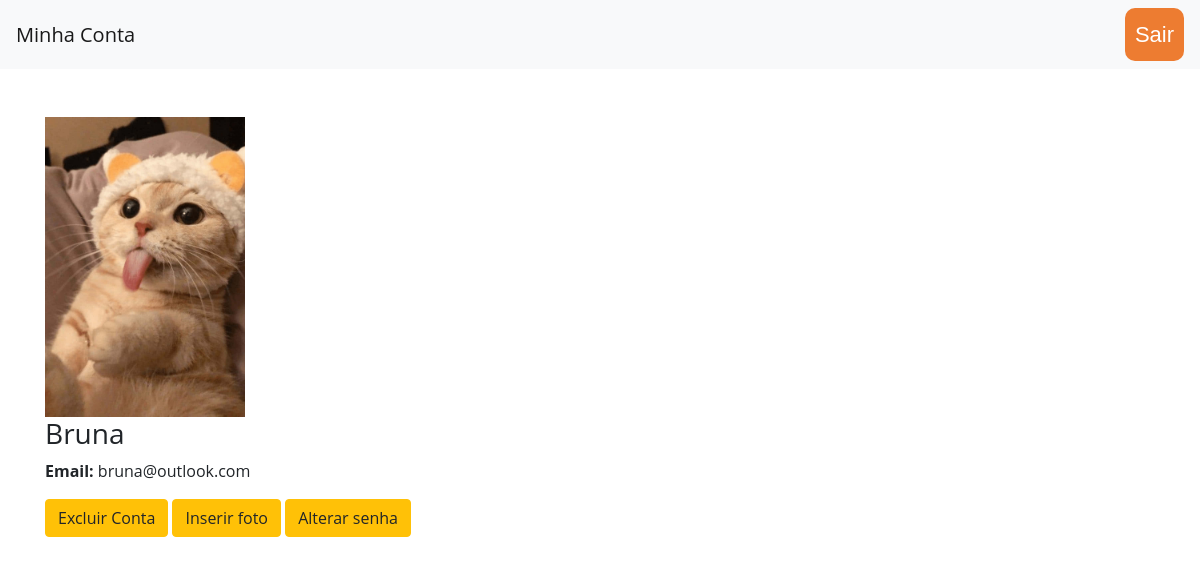
Screenshot of /dashboard/ (signed in) with the database file from the repository.
### app/models.py (models this page shows, shortened)
class Usuario(models.Model):
    nome = models.CharField(max_length = 255)
    email = models.EmailField(unique = True)
    senha = models.CharField(max_length = 100)
    foto = models.ImageField(upload_to='usuarios/')

### app/views.py (the view)
# urls.py: path('dashboard/', views.dashboard, name='dashboard'),
def dashboard(request):
    if not request.session.get('email'):
        messages.error(request, "Você precisa estar logado para acessar o dashboard")
        return redirect('index')
    try:
        email = request.session.get('email')
        usuario_logado = Usuario.objects.get(email = email)
    except Usuario.DoesNotExist:
        messages.error(request, "Usuário não encontrado")
        return redirect('form_login')
    context = {
        'dados':[usuario_logado]
    }
    return render(request, 'dashboard.html', context)

### app/templates/dashboard.html (shortened to what this page needs)
{% load static %}
<!DOCTYPE html>
<html lang="pt-BR">
<head>
    <link rel="stylesheet" href="https://stackpath.bootstrapcdn.com/bootstrap/4.5.2/css/bootstrap.min.css">
    <link rel="stylesheet" href="{% static 'css/style.css' %}">
</head>
<body>
    <nav class="navbar navbar-expand-lg navbar-light bg-light">
        <a class="navbar-brand" href="{% url 'index' %}">Minha Conta</a>
        <div class="collapse navbar-collapse">
            <ul class="navbar-nav ml-auto">
                <li class="nav-item">
                    <a class="button" href="{% url 'logout' %}" role="button">Sair</a>
                </li>
            </ul>
        </div>
    </nav>
    <div class="container mt-5">
    <div class="usuariosDash">
        {%for user in dados %}
            {%for g in dados%}
                <img src="/media/{{g.foto}}" alt="descrição da imagem" class="perfil" onclick="toggleMenu()" width="200px">
            {%endfor%}
             <td><H3>{{ user.nome }}</H3></td>
             <td><p><strong> Email: </strong>{{ user.email }}</p></td>
             <a href = "{% url 'excluir_usuario' user.id %}" class="btn btn-warning">Excluir Conta</a>
             <a href = "{% url 'add_foto' %}" class="btn btn-warning">Inserir foto</a>
             <a href = "{% url 'redefinir_senha' %}" class="btn btn-warning">Alterar senha</a>
             <br>
         {% endfor %}
    </div>
</body>
</html>

### app/static/css/style.css (style rules this page uses)
html, body { height: 100%; margin: 0; display: flex; flex-direction: column; font-family: 'Open Sans', sans-serif; }
.button { background-color: #ed7c31; color: #FFF; padding: 10px; font-size: 22px; font-family: 'Arial'; border-radius: 10px; text-align: center; text-decoration: none; display: inline-block; }

### rows the page displays
Usuario: foto (picture), nome "Bruna", email "bruna@outlook.com"
